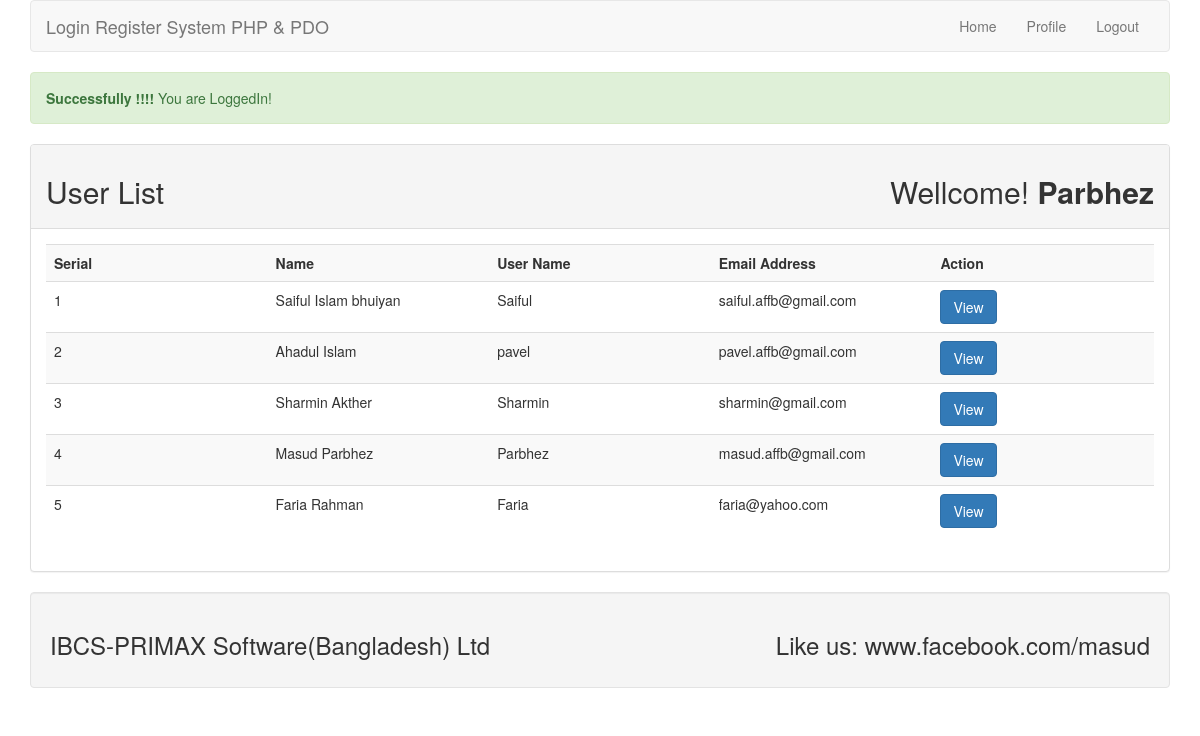
/index.php (signed in), run on the app's committed database.
### tables this page shows
CREATE TABLE `lr_user` (
  `id` int(11) NOT NULL,
  `name` varchar(255) DEFAULT NULL,
  `username` varchar(255) DEFAULT NULL,
  `email` varchar(255) DEFAULT NULL,
  `password` varchar(255) DEFAULT NULL
);

### lib/Session.php (called while the page is built, shortened)
<?php
	class Session{
		public static function get($key) {
			if (isset($_SESSION[$key])) {
				return $_SESSION[$key];
			} else {
				return false;
			}
		}
	}
?>

### lib/User.php (called while the page is built, shortened)
<?php
include_once 'Session.php';
include'Database.php';
class User{
		private $db;
		public function __construct(){
			$this->db= new Database();
		}
		public function getUserData() {
			$sql = "SELECT * FROM lr_user ORDER BY id DESC";
			$query =$this->db->pdo->prepare($sql);
			$query->execute();
			$result =$query->fetchAll();
			return $result;
		}
	}
?>

### lib/Database.php (called while the page is built)
<?php
	class Database{
		private $hostdb = "localhost";
		private $userdb = "root";
		private $passdb = "";
		private $namedb = "lr";
			public $pdo;
	public function __construct(){
	if (!isset($this->pdo)) {
	try {
	$link = new PDO("mysql:host=".$this->hostdb.";
		dbname=".$this->namedb,$this->userdb,$this->passdb);
	$link->setAttribute(PDO::ATTR_ERRMODE,PDO::ERRMODE_EXCEPTION);
	$link-> exec("SET CHARACTER SET utf8");
	$this->pdo =$link;
	}catch (PDOException $e) {
	die("Failed to connect with Database ".$e->getMessage());
				}
			}
		}
	}
?>

### index.php (the view, shortened to what this page needs)
<?php
	include 'inc/header.php';
	include 'lib/User.php';
 ?>
 <?php
 $loginmag = Session::get("loginmsg");
 	if (isset($loginmag)) {
 		echo $loginmag;
 	}
 ?>
				<div class="panel panel-default">
					<div class="panel-heading">
						<h2>User List<span class="pull-right">Wellcome!<strong>
						<?php
						$username = Session::get("username");
						if (isset($username)) {
							echo $username;
						}
						?>
					</strong></span></h2>
					</div>
					<div class="panel-body">
						<table class="table table-striped">
							<th width="20%">Serial</th>
							<th width="20%">Name</th>
							<th width="20%">User Name</th>
							<th width="20%">Email Address</th>
							<th width="20%">Action</th>
			<?php
				$user = new User();
				$userdata = $user->getUserData();
				if ($userdata) {
					$i = 0;
					foreach ($userdata as $sdata) {
					$i++;
			?>
							<tr>
								<td><?php echo $i; ?></td>
								<td><?php echo $sdata['name']; ?></td>
								<td><?php echo $sdata['username']; ?></td>
								<td><?php echo $sdata['email']; ?></td>
								<td>
									<a class ="btn btn-primary" href="profile.php?id=<?php echo $sdata['id']; ?>">View</a>
								</td>
							</tr>
						<?php } } else {?>
						<tr><td colspan="5"><h2>User Data not found.....</h2></td></tr>
						<?php } ?>
						</table>
					</div>
					</div>
<?php
	include 'inc/footer.php';
 ?>

### data on the page
lr_user: name "Saiful Islam bhuiyan", username "Saiful", email "saiful.affb@gmail.com"
lr_user: name "Ahadul Islam", username "pavel", email "pavel.affb@gmail.com"
lr_user: name "Sharmin Akther", username "Sharmin", email "sharmin@gmail.com"
lr_user: name "Masud Parbhez", username "Parbhez", email "masud.affb@gmail.com"
lr_user: name "Faria Rahman", username "Faria", email "faria@yahoo.com"

### other printed values
$loginmag "Successfully !!!! You are LoggedIn!"
$username "Parbhez"
